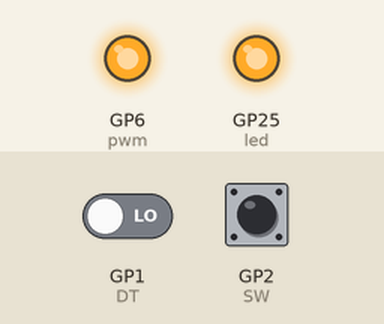
A program run on a simulated Raspberry Pi Pico running MicroPython. On the bench: output pins drawn as LEDs (lit = HIGH). Dashed ring = blinking. The test bench sets the inputs (shaded band); at power-on: GP2 (SW) HIGH, GP1 (DT) LOW.

Above: at 1.2 s.
1.3 s: GP2 (SW) pulled LOW for 3.2 s
At 2.1 s:
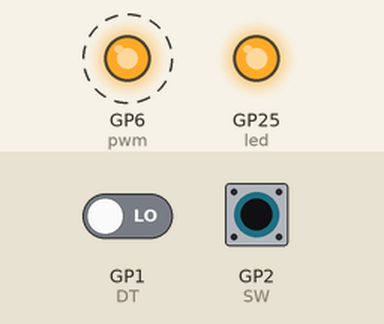
6.0 s: GP2 (SW) pulled LOW for 0.15 s
At 6.5 s:
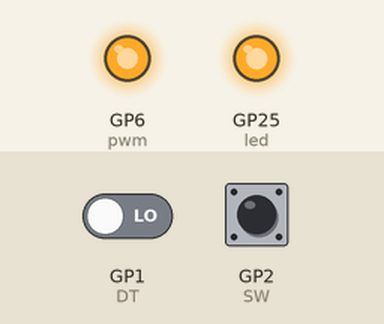
Timing chart, 0 to 9.0 s (numbered marks = the images above; inputs shaded):
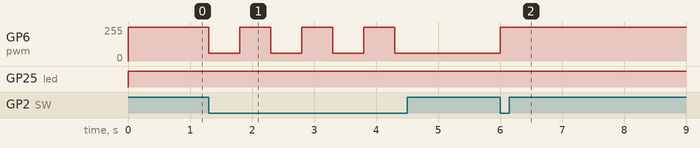

Measured:
- after the input at 1.3 s, GP6 (pwm): alternates 253/255 for 0.50 s and 58/255 for 0.50 s, 7 changes in all, then stays 58/255, starting at once
- after the input at 6.0 s, GP6 (pwm): 58/255 → 253/255 at once

The program:

sudukongzhi.py
```python
from machine import Pin,PWM
import time
CLK=Pin(0,Pin.IN,Pin.PULL_DOWN)
DT=Pin(1,Pin.IN,Pin.PULL_DOWN)
SW=Pin(2,Pin.IN,Pin.PULL_UP)
pwm=PWM(Pin(6))
led=Pin(25,Pin.OUT)
pwm.freq(500)
pwm.duty_u16(65536)
count=255
lastCLK=0
while True:
    led.value(1)
    CLK_STATE=CLK.value()
    DT_STATE=DT.value()
    SW_STATE=SW.value()
    if SW_STATE==0:
        if count<255:
            count=255
            pwm.duty_u16(count*count)
            time.sleep(0.5)
        else:
            count=122
            pwm.duty_u16(count*count)
            time.sleep(0.5)
    if lastCLK!=CLK_STATE:
        lastCLK=CLK_STATE
        if CLK_STATE!=DT_STATE:
            cha=-10
        else:
            cha=10
        if count>=0 and count<=255:
            count+=cha
            pwm.duty_u16(count*count)
            time.sleep(0.001)
        elif count<0:
            count=0
            pwm.duty_u16(count*count)
            time.sleep(0.001)
        elif count>255:
            count=255
            pwm.duty_u16(count*count)
            time.sleep(0.001)
```
